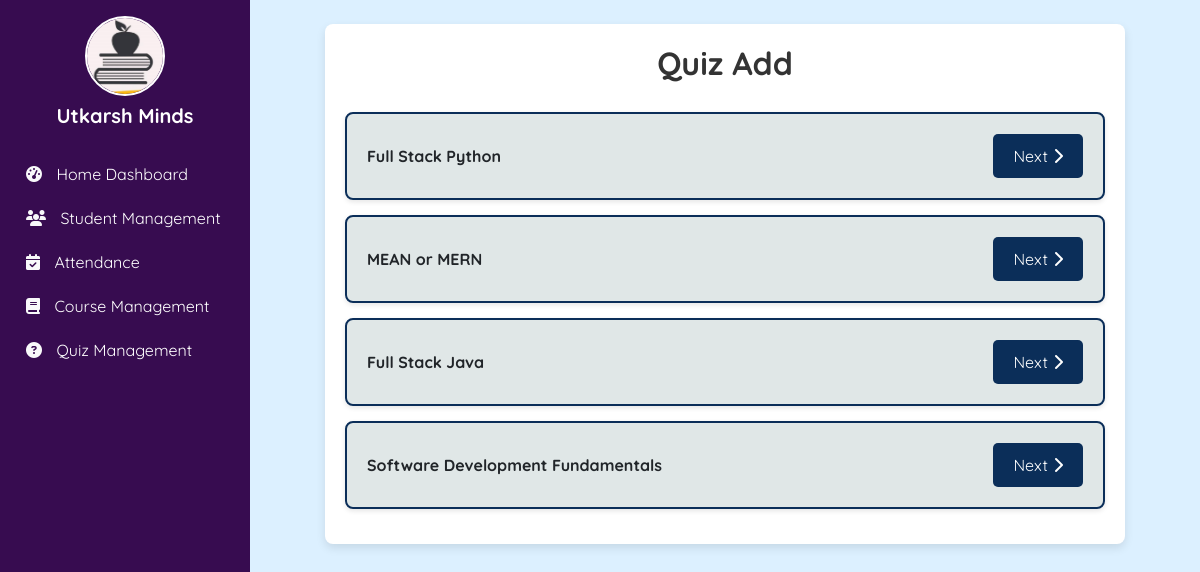
The app's page /quizmgt/quiz_add with its own data.
### coursemgt/models.py (models this page shows, shortened)
class Course(models.Model):
    c_id = models.TextField(primary_key=True)
    cname = models.CharField(max_length=255)
    cduration = models.IntegerField()

### quizmgt/views.py (the view)
# urls.py: path("quiz_add", views.quiz_add, name="quiz_add"),
def quiz_add(request):
    courses = Course.objects.all()
    return render(request, "quizmgt/quiz_add.html",{'courses':courses})

### quizmgt/templates/quizmgt/quiz_add.html (shortened to what this page needs)
{% extends "base.html" %}
{% block body %}
<div class="container">
    <h1>Quiz Add</h1>
    <div class="list-group">
        {% for c in courses %}
        <div class="course-list-item">
            <span style="font-weight: bold;">{{ c.cname }}</span>
            <a href="/quizmgt/subject_select/{{ c.c_id }}" class="next-btn">
                Next <i class="fa-solid fa-chevron-right"></i>
            </a>
        </div>
        {% endfor %}
    </div>
</div>
{% endblock body %}

### static/css/base_style.css (style rules this page uses)
body { margin: 0; padding: 0; font-family: "Quicksand", sans-serif; font-optical-sizing: auto; font-style: normal; }

### quizmgt/templates/quizmgt/quiz_add.html (style rules this page uses)
.container { max-width: 800px; margin: auto; padding: 20px; background-color: #ffffff; border-radius: 8px; box-shadow: 0 4px 10px rgba(0, 0, 0, 0.1); }
h1 { text-align: center; margin-bottom: 30px; font-size: 2rem; color: #333333; font-weight: bold; }
.list-group { list-style: none; padding: 0; margin: 0; }
.course-list-item { padding: 20px; background-color: #d9e2e2d1; border: 2px solid #0b2e59; border-radius: 8px; box-shadow: 0 2px 5px rgba(0, 0, 0, 0.1); margin-bottom: 15px; display: flex; justify-content: space-between; align-items: center; }
.next-btn { font-size: 1rem; color: #ffffff; text-decoration: none; border: none; border-radius: 5px; padding: 10px 20px; background-color: #0b2e59; display: inline-flex; align-items: center; }
.next-btn i { margin-left: 5px; }

### templates/base.html (style rules this page uses)
body { background: rgb(220,240,255); background: linear-gradient(0deg, rgba(220,240,255,1) 0%); }
.d-flex { display: flex; }
.min-vh-100 { min-height: 100vh; }

### records on screen
Course: cname "Full Stack Python"
Course: cname "MEAN or MERN"
Course: cname "Full Stack Java"
Course: cname "Software Development Fundamentals"
